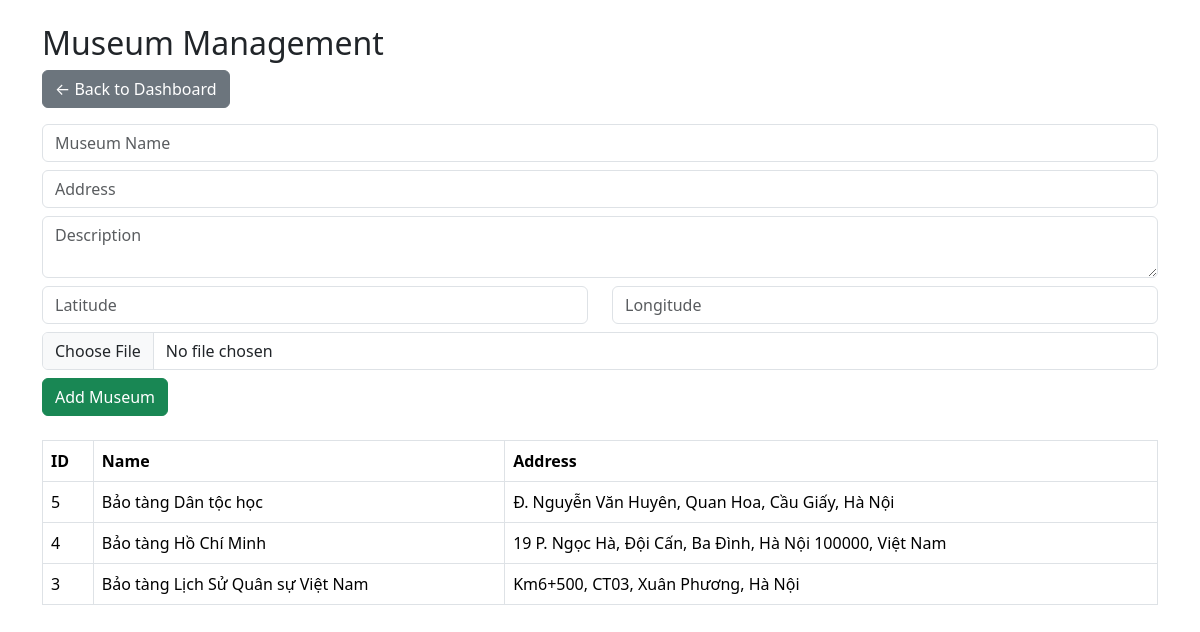
/admin/museums.php, run on the app's committed database.
### tables this page shows
CREATE TABLE `museum` (
  `MuseumID` int NOT NULL,
  `MuseumName` varchar(255) NOT NULL,
  `Address` varchar(255) DEFAULT NULL,
  `Description` text,
  `Latitude` decimal(10,7) NOT NULL,
  `Longitude` decimal(10,7) NOT NULL
);

### admin/museums.php (the view, shortened to what this page needs)
<?php
require_once "../db.php";
$res = $conn->query("SELECT MuseumId, MuseumName, Address FROM museum ORDER BY MuseumId DESC");
$museums = $res->fetch_all(MYSQLI_ASSOC);
?>
<!DOCTYPE html>
<html>
<head>
    <link rel="stylesheet" href="https://cdn.jsdelivr.net/npm/bootstrap@5.3.2/dist/css/bootstrap.min.css">
</head>
<body class="container py-4">
    <h2>Museum Management</h2>
    <a href="dashboard.php" class="btn btn-secondary mb-3">← Back to Dashboard</a>
    <form method="post" enctype="multipart/form-data" class="mb-4">
        <input type="text" name="museum_name" class="form-control mb-2" placeholder="Museum Name" required>
        <input type="text" name="address" class="form-control mb-2" placeholder="Address" required>
        <textarea name="description" class="form-control mb-2" placeholder="Description"></textarea>
        <div class="row mb-2">
            <div class="col"><input type="text" name="latitude" class="form-control" placeholder="Latitude"></div>
            <div class="col"><input type="text" name="longitude" class="form-control" placeholder="Longitude"></div>
        </div>
        <input type="file" name="media" class="form-control mb-2">
        <button type="submit" class="btn btn-success">Add Museum</button>
    </form>
    <table class="table table-bordered">
        <thead><tr><th>ID</th><th>Name</th><th>Address</th></tr></thead>
        <tbody>
            <?php foreach ($museums as $m): ?>
            <tr>
                <td><?= $m["MuseumId"] ?></td>
                <td><?= htmlspecialchars($m["MuseumName"]) ?></td>
                <td><?= htmlspecialchars($m["Address"]) ?></td>
            </tr>
            <?php endforeach; ?>
        </tbody>
    </table>
</body>
</html>

### data on the page
museum: MuseumID "5", MuseumName "Bảo tàng Dân tộc học", Address "Đ. Nguyễn Văn Huyên, Quan Hoa, Cầu Giấy, Hà Nội"
museum: MuseumID "4", MuseumName "Bảo tàng Hồ Chí Minh", Address "19 P. Ngọc Hà, Đội Cấn, Ba Đình, Hà Nội 100000, Việt Nam"
museum: MuseumID "3", MuseumName "Bảo tàng Lịch Sử Quân sự Việt Nam", Address "Km6+500, CT03, Xuân Phương, Hà Nội"
